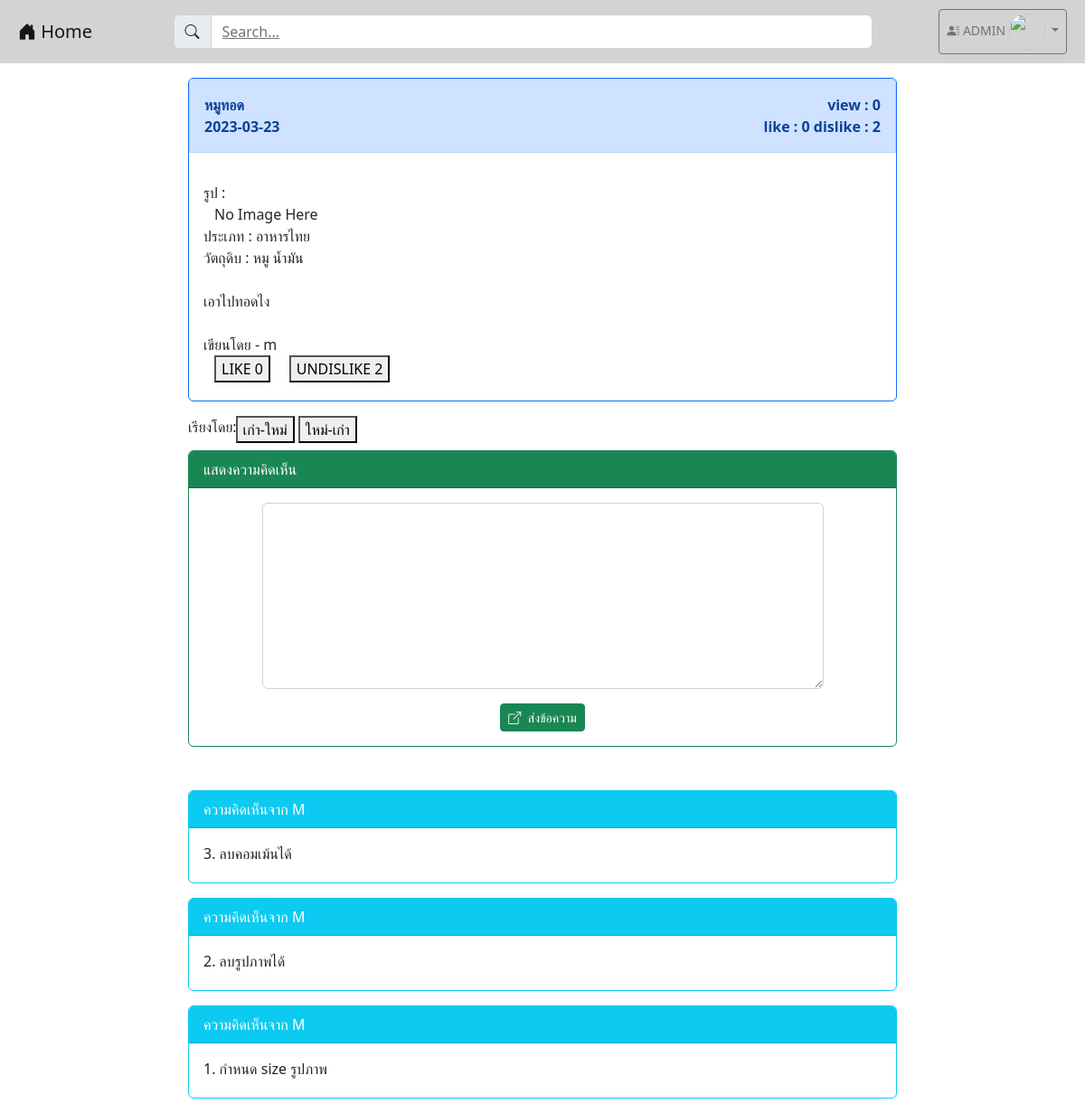
The app's page /post.php?id=97 (signed in) with its own data.
### tables this page shows
CREATE TABLE `post` (
  `post_id` int(100) NOT NULL,
  `user_id` int(100) NOT NULL,
  `category_id` int(100) NOT NULL,
  `post_title` varchar(1000) NOT NULL,
  `post_ingredient` varchar(2024) NOT NULL,
  `post_content` varchar(2048) NOT NULL,
  `post_picture` longblob NOT NULL,
  `post_date` date NOT NULL,
  `post_like` int(100) NOT NULL,
  `post_dislike` int(100) NOT NULL,
  `post_view` int(100) NOT NULL
);

CREATE TABLE `category` (
  `category_id` int(100) NOT NULL,
  `category_tag` varchar(64) NOT NULL
);

CREATE TABLE `user` (
  `user_id` int(100) NOT NULL,
  `user_username` varchar(64) NOT NULL,
  `user_password` varchar(64) NOT NULL,
  `user_name` varchar(64) NOT NULL,
  `user_email` varchar(64) NOT NULL,
  `user_role` varchar(1) NOT NULL,
  `user_fname` varchar(100) NOT NULL,
  `user_lname` varchar(100) NOT NULL,
  `user_phone` int(10) NOT NULL,
  `user_exp` varchar(255) NOT NULL,
  `user_des` varchar(255) NOT NULL,
  `user_country` varchar(100) NOT NULL,
  `user_state` varchar(100) NOT NULL,
  `user_pic` longblob NOT NULL
);

CREATE TABLE `comment` (
  `comment_id` int(100) NOT NULL,
  `comment_content` varchar(200) NOT NULL,
  `comment_time` datetime(6) NOT NULL,
  `user_id` int(100) NOT NULL,
  `post_id` int(100) NOT NULL
);

### post.php (the view, shortened to what this page needs)
<!DOCTYPE html>
<html lang="en">
<head>
    <link href="https://cdn.jsdelivr.net/npm/bootstrap@5.2.2/dist/css/bootstrap.min.css" rel="stylesheet"
>
    <link rel="stylesheet" href="https://cdn.jsdelivr.net/npm/bootstrap-icons@1.9.1/font/bootstrap-icons.css">
        <?php
        require 'dbConfig_PDO.php';
        $id = $_GET['id'];
        $data = $conn->query("SELECT p.post_title,u.user_name,p.user_id,u.user_id FROM post p , user u WHERE p.post_id = $id and p.user_id = u.user_id;");
        if ($data !== false) {
            while ($row = $data->fetch()) {
                $post_title = $row['0'];
                $user_id = $row['2'];
                $user_id = $row['3'];
            }
        }
        ?>
</head>
<body>
    <?php
    include "nav.php";
    ?>
    <div class="container-xxl">
        <section class="col-md-8 mx-auto m-3">
            <?php
            isset($_GET['id']) ? $id = $_GET['id'] : header("Location: index.php");
            require 'dbConfig_PDO.php';$conn = new PDO("mysql:host=$server_name;dbname=$database;charset=utf8","$username","$password");
            $conn = new PDO("mysql:host=$server_name;dbname=$database;charset=utf8", "$username", "$password");
            $data = $conn->query("SELECT p.post_id, p.post_title, p.post_date, p.category_id, p.post_ingredient, p.post_content, u.user_username, p.user_id, u.user_id, c.category_tag, c.category_id,
                                        p.post_like, p.post_dislike, p.post_view
                                    FROM post p , user u , category c
                                    WHERE p.post_id = $id and p.category_id = c.category_id and u.user_id = p.user_id");
            if ($data !== false) {
                while ($row = $data->fetch()) {
                    $post_id = $row[0];
                    $post_title = $row[1];
                    $post_date = $row[2];
                    $post_ingredient = $row[4];
                    $post_content = $row[5];
                    $user_username = $row[6];
                    $user_id = $row[7];
                    $category_tag = $row[9];
                    $post_like = $row[11];
                    $post_dislike = $row[12];
                    $post_view = $row[13];
                }
            }
            ?>
            <div class="card text-dark bg-white border-primary mb-3">
                <div class="card-header alert alert-primary">
                    <strong>
                        <?php
                        echo "<div class = 'd-flex justify-content-between'>
                            <div> $post_title </div>
                            <div style='text-align:right'> view : $post_view </div>
                            </div>";
                        echo "<div class = 'd-flex justify-content-between'>
                            <div> $post_date </div>
                            <div style='text-align:right'> like : $post_like  dislike : $post_dislike </div>
                            </div>";
                        ?>
                    </strong>
                </div>
                <div class="card-body pb-1">
                    <div class="container row mb-3 justify-content-between">
                        <?php
                        echo "รูป :";
                        require_once 'dbConfig_SQLi.php';
                        $result = $db->query("SELECT image FROM images_post WHERE post_id = $id");
                        ?>
                        <?php
                        if ($result->num_rows > 0) { ?>
                            <div class="gallery">
                                <?php while ($row = $result->fetch_assoc()) { ?>
                                    <img
                                        width='500' height='500' />
                                    <?php if (isset($_SESSION['user_id']) && !empty($_SESSION['user_id']) && $user_id == $_SESSION['user_id']) { ?>
                                        <form action="deleteimages.php" method="post" enctype="multipart/form-data">
                                            <input type="hidden" name="id" value="<?= $id; ?>">
                                            <input type="submit" name="photo" value="deleted photo">
                                        </form>
                                    <?php } ?>
                                <?php } ?>
                            </div>
                        <?php } else { ?>
                                <label>No Image Here</label>
                        <?php }
                        echo "ประเภท : $category_tag <BR>";
                        echo "วัตถุดิบ : $post_ingredient <BR><BR>";
                        echo "$post_content <BR><BR>";
                        echo "เขียนโดย - $user_username <BR>";
                        ?>
                        <?php
                        $conn = new PDO("mysql:host=$server_name;dbname=$database;charset=utf8", "$username", "$password");
                        if (isset($_SESSION['user_id']) && !empty($_SESSION['user_id'])) {
                            $session_user_id = $_SESSION['user_id'];
                            $rating_info = $conn->query("SELECT * FROM rating_post WHERE user_id = $session_user_id AND post_id = $post_id");
                        } else {
                            $rating_info = $conn->query("SELECT * FROM rating_post WHERE post_id = $post_id");
                        }
                        $rating_uid = 0;
                        $rating_status = 0;
                        if ($rating_info != false) {
                            while ($rating = $rating_info->fetch()) {
                                $rating_uid = $rating['user_id'];
                                $rating_status = $rating['rating'];
                            }
                        }
                        if (isset($_SESSION['user_id']) && !empty($_SESSION['user_id'])) { ?>
                            <form action="test_area.php" name="" method="post">
                                <?php if (($_SESSION['user_id'] == $rating_uid || $rating_uid == '0') && $rating_status != '1') { ?>
                                    <button type="submit" name="rating" class="button" value="1">LIKE
                                        <?php echo $post_like ?>
                                    </button>
                                <?php } else { ?>
                                    <button type="submit" name="rating" class="button" value="2">UNLIKE
                                        <?php echo $post_like ?>
                                    </button>
                                <?php } ?>
                                <?php if (($_SESSION['user_id'] == $rating_uid || $rating_uid == '0') && $rating_status != '-1') { ?>
                                    <button type="submit" name="rating" class="button" value="-1">DISLIKE
                                        <?php echo $post_dislike ?>
                                    </button>
                                <?php } else { ?>
                                    <button type="submit" name="rating" class="button" value="-2">UNDISLIKE
                                        <?php echo $post_dislike ?>
                                    </button>
                                <?php } ?>
                            </form>
                            <?php } ?>
                    </div>
                </div>
            </div>
            <div class="d-flex pb-2">
                <div class="input-group">
                    <label>เรียงโดย: </label>
                    <form name="" method="post">
                        <button type="submit" name="sort" class="button" value="1">เก่า-ใหม่</button>
                        <button type="submit" name="sort" class="button" value="0">ใหม่-เก่า</button>
                    </form>
                </div>
            </div>
            <?php
            if (isset($_SESSION["id"])) {
                ?>
                <div class="card text-dark bg-white border-success">
                    <div class="card-header bg-success text-white">แสดงความคิดเห็น</div>
                    <div class="card-body">
                        <form action="post_save.php" method="post">
                            <div class="row mb-3 justify-content-center">
                                <div class="col-lg-10">
                                    <textarea name="comment" class="form-control" rows="8" required></textarea>
                                </div>
                            </div>
                            <div class="row">
                                <div class="col-lg-12">
                                    <center>
                                        <button type="submit" class="btn btn-success btn-sm text-white">
                                            <i class="bi bi-box-arrow-up-right me-1"></i>
                                            ส่งข้อความ
                                        </button>
                                    </center>
                                </div>
                            </div>
                        </form>
                    </div>
                </div>
                <br><br>
                <?php
            }
            ?>
            <?php
            $conn = new PDO("mysql:host=$server_name;dbname=$database;charset=utf8", "$username", "$password");
            if (isset($_POST['sort']) && !empty($_POST['sort']) && $_POST['sort'] == 1) {
                $comment = $conn->query("SELECT p.post_id, u.user_name, u.user_id, c.comment_content, c.user_id, c.comment_id, c.post_id
                    FROM post p , user u , comment c
                    WHERE p.post_id = c.post_id AND c.user_id = u.user_id AND c.post_id = $id ORDER BY c.comment_id ASC");
            } else {
                $comment = $conn->query("SELECT p.post_id, u.user_name, u.user_id, c.comment_content, c.user_id, c.comment_id, c.post_id
                    FROM post p , user u , comment c
                    WHERE p.post_id = c.post_id AND c.user_id = u.user_id AND c.post_id = $id ORDER BY c.comment_id DESC");
            }
            if ($comment !== false) {
                while ($comm = $comment->fetch()) {
                    $user_name = $comm['1'];
                    $comment_content = $comm['3'];
                    ?>
                    <div class="card text-dark bg-white border-info mb-3">
                        <div class="card-header bg-info text-white">
                            <?php echo "ความคิดเห็นจาก " . $user_name;
                            ?>
                        </div>
                        <div class="card-body pb-1">
                            <div class="container row mb-3 justify-content-between">
                                <?php
                                echo $comment_content;
                                ?>
                            </div>
                        </div>
                    </div>
                    <?php
                }
            }
            ?>
        </section>
    </div>
</body>
</html>

### records on screen
post: post_title "หมูทอด", post_view "0", post_date "2023-03-23", post_like "0", post_dislike "2", category.category_tag "อาหารไทย", post_ingredient "หมู น้ำมัน", post_content "เอาไปทอดไง", user.user_username "m"
comment: user.user_name "M", comment_content "3. ลบคอมเม้นได้"
comment: user.user_name "M", comment_content "2. ลบรูปภาพได้"
comment: user.user_name "M", comment_content "1. กำหนด size รูปภาพ"

### other values on screen
$_SESSION['username'] "ADMIN"
